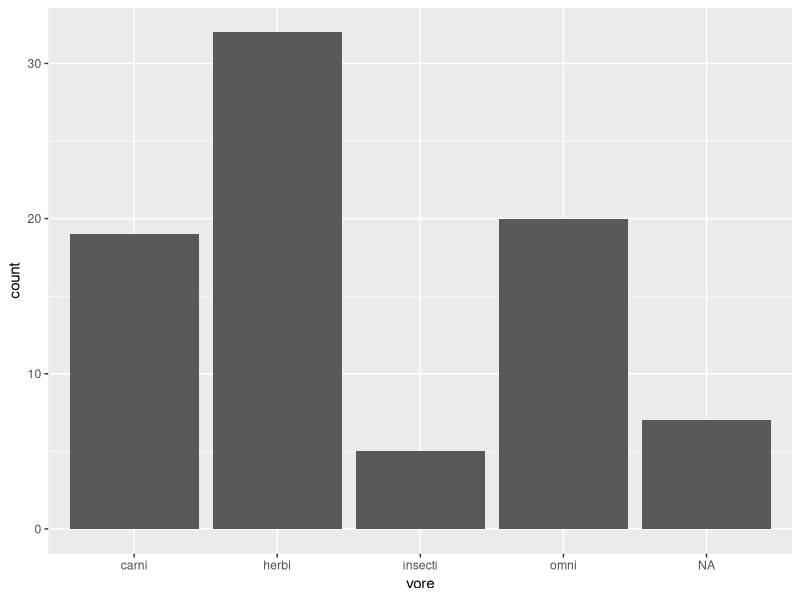
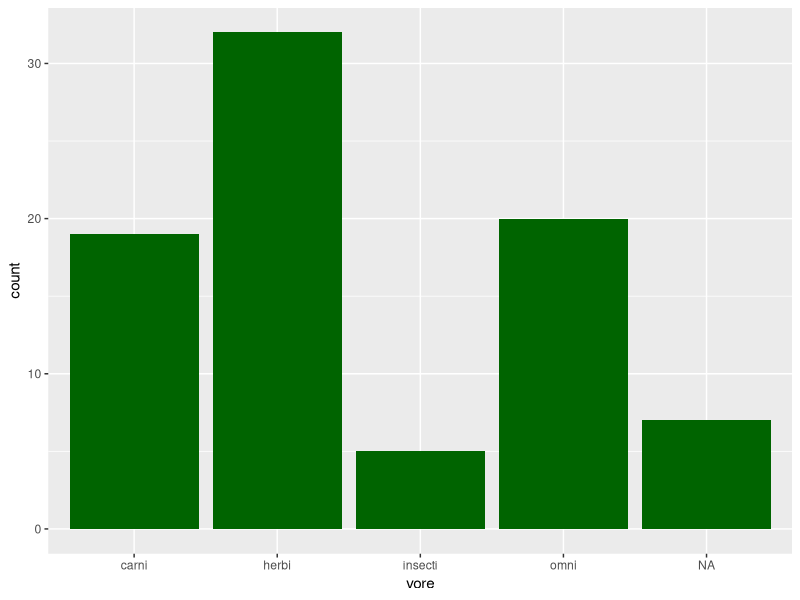
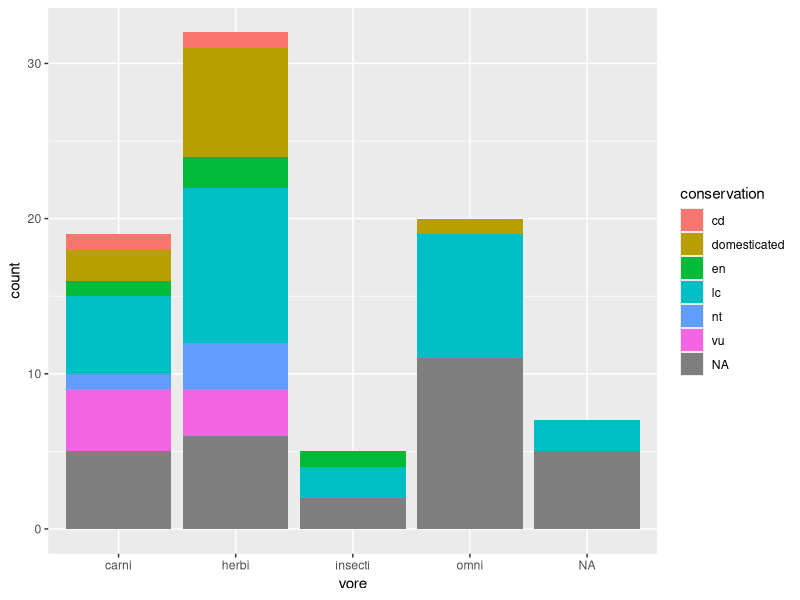
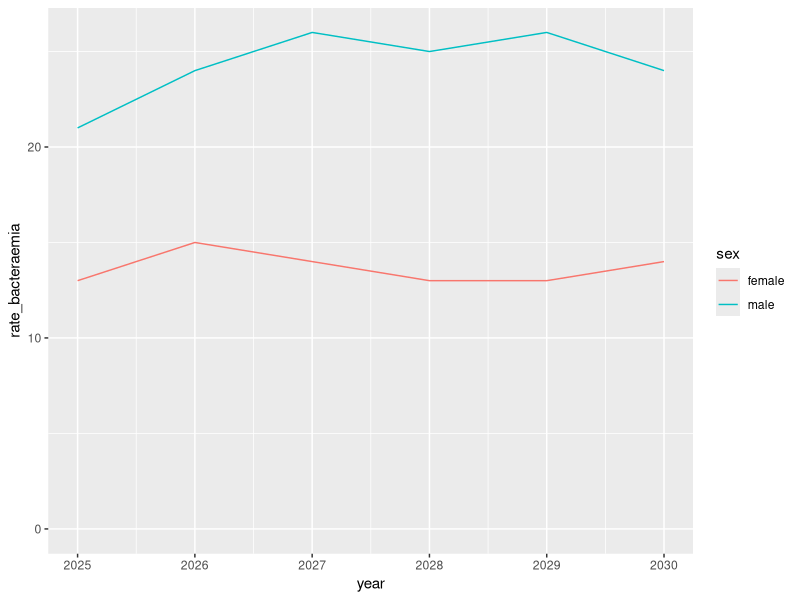
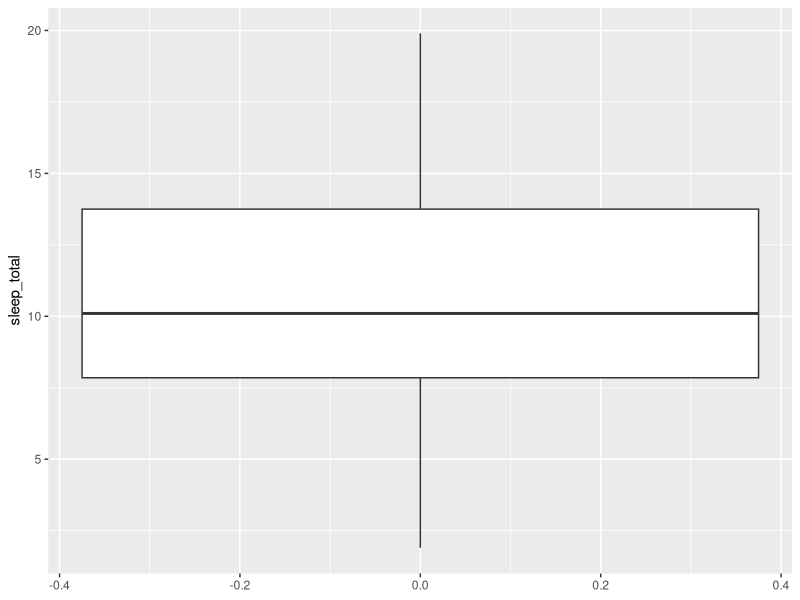
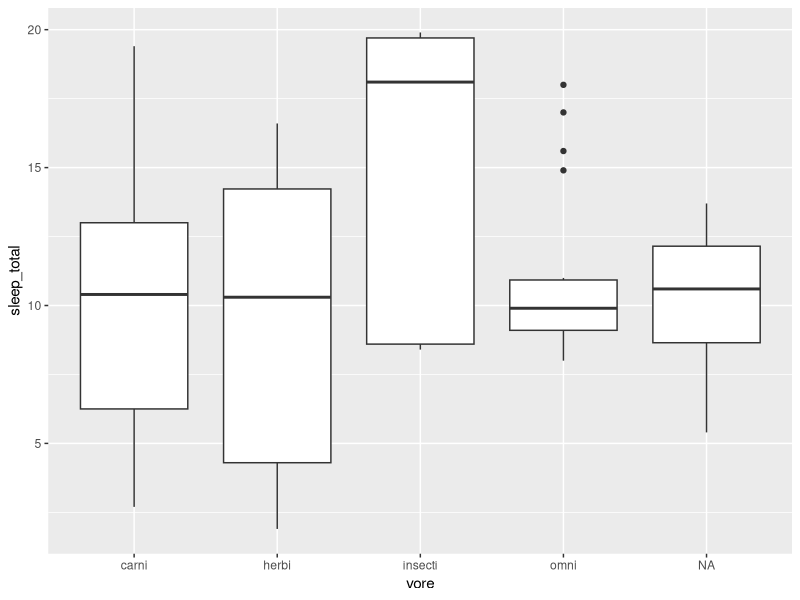
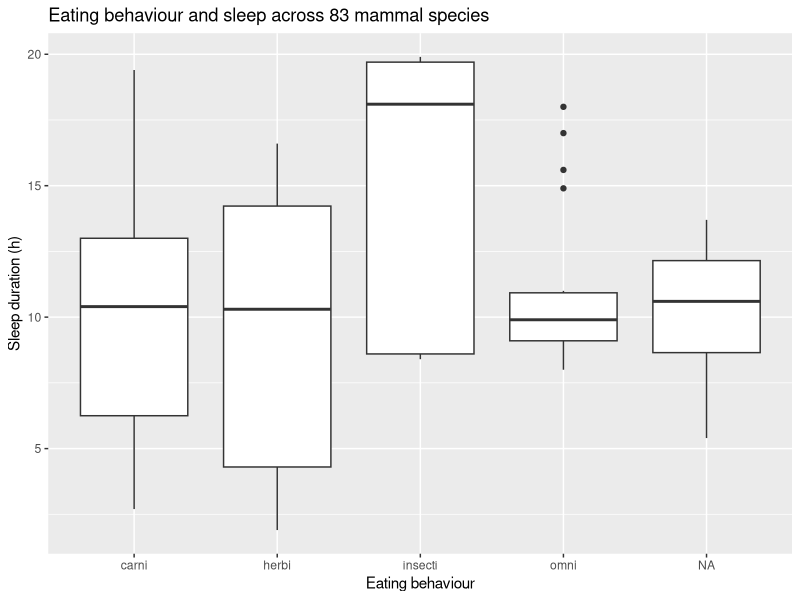
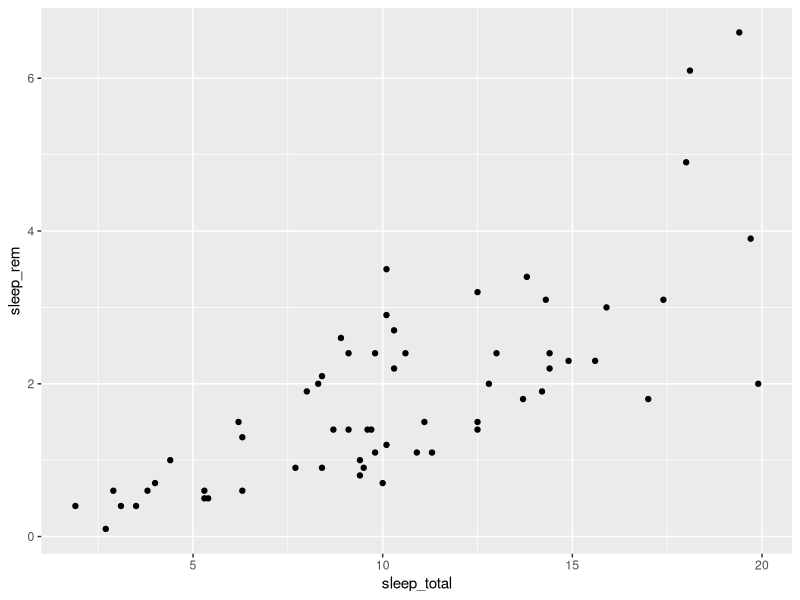

Source code (R) for these figures, in order:
## ---- chunk 1
library(readr)
library(ggplot2)
## ---- chunk 2
teeth <- datasets::ToothGrowth

# Your code here



## ---- chunk 3

## ---- chunk 4
# Import data
msleep <- ggplot2::msleep

# Preview of dataset
msleep

# RStudio Viewer
View(msleep)

# Structure
str(msleep)

# More information
help(msleep)
## ---- chunk 5
# You start with the dataset and variable to plot
ggplot(msleep, aes(x = vore)) +
  # You then add the type of graph
  geom_bar()
## ---- chunk 6
# ggplot(msleep, aes(x = Vore)
#   geom_bar()
## ---- chunk 7

## ---- chunk 8
ggplot(msleep, aes(x = vore)) +
  geom_bar(fill = "darkgreen")
## ---- chunk 9
ggplot(msleep, aes(x = vore, fill = conservation)) +
  geom_bar()
## ---- chunk 10

## ---- chunk 11
library(tidyverse)
dat <- tribble(
    ~sex, ~year, ~rate_bacteraemia,
    "female", 2025, 13,
    "female", 2026, 15,
    "female", 2027, 14,
    "female", 2028, 13,
    "female", 2029, 13,
    "female", 2030, 14,
    "male", 2025, 21,
    "male", 2026, 24,
    "male", 2027, 26,
    "male", 2028, 25,
    "male", 2029, 26,
    "male", 2030, 24)

dat |>
    ggplot(aes(x = year, y = rate_bacteraemia, colour = sex)) +
    geom_line() +
    coord_cartesian(ylim = c(0, NA))
## ---- chunk 12
ggplot(msleep, aes(y = sleep_total)) +
  geom_boxplot()
## ---- chunk 13
ggplot(msleep, aes(x = vore, y = sleep_total)) +
  geom_boxplot()
## ---- chunk 14
ggplot(msleep, aes(x = vore, y = sleep_total)) +
  geom_boxplot() +
  labs(title = "Eating behaviour and sleep across 83 mammal species",
       x = "Eating behaviour",
       y = "Sleep duration (h)")
## ---- chunk 15
# Dataframe and variables

# Graph type

# Labels

## ---- chunk 16
ggplot(msleep, aes(x = sleep_total, y = sleep_rem)) +
  geom_point()
## ---- chunk 17

## ---- chunk 18
ggplot(msleep, aes(x = sleep_total, y = sleep_rem)) +
  geom_point(aes(colour = vore))
## ---- chunk 19

## ---- chunk 20
ggplot(msleep, aes(x = sleep_total, y = sleep_rem)) +
  geom_smooth(method = "lm", colour = "darkgrey", linetype = "dashed") +
  geom_point(aes(shape = vore, colour = conservation)) +
  coord_cartesian(xlim = c(0, 20)) +
  labs(title = "Relationship between total and REM sleep duration",
       subtitle = "Among 83 mammal species",
       x = "Daily hours of sleep",
       y = "Daily hours of REM sleep",
       colour = "Conservation\nstatus",
       shape = "Eating behaviour",
       caption = "Data: Savage & West 2007, 'A quantitative, theoretical framework for understanding mammalian sleep'"
       ) +
  theme_bw() +
  scale_colour_brewer(palette  = "Dark2")
## ---- chunk 21
ggsave("REM_mammals_scatterplot.png")
## ---- chunk 22

## ---- chunk 23
# Exercise 2
ggplot(msleep, aes(x = vore)) +
   geom_bar()

# Exercise 3
ggplot(msleep, aes(x = conservation)) +
   geom_bar()

# Exercise 4
ggplot(msleep, aes(x = conservation, fill = vore)) +
  geom_bar() 
